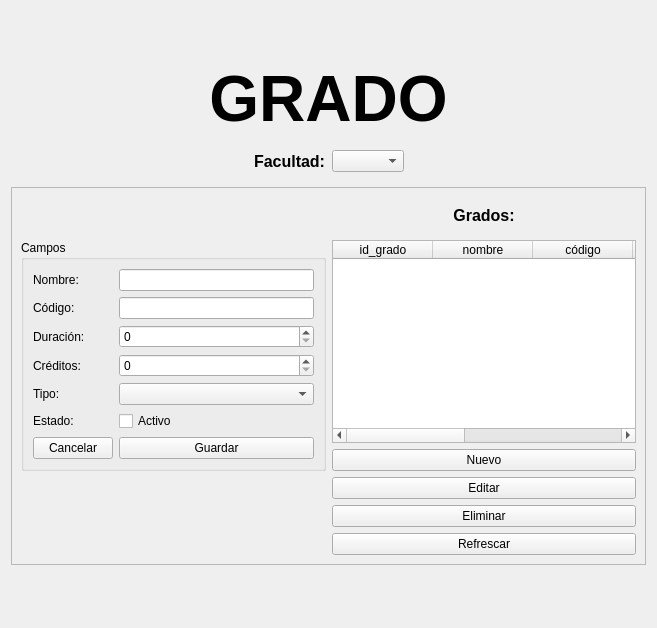
<?xml version="1.0" encoding="UTF-8"?>
<ui version="4.0">
 <class>Form</class>
 <widget class="QWidget" name="Form">
  <property name="geometry">
   <rect>
    <x>0</x>
    <y>0</y>
    <width>657</width>
    <height>628</height>
   </rect>
  </property>
  <property name="windowTitle">
   <string>Form</string>
  </property>
  <layout class="QVBoxLayout" name="verticalLayout">
   <item>
    <spacer name="verticalSpacer_4">
     <property name="orientation">
      <enum>Qt::Orientation::Vertical</enum>
     </property>
     <property name="sizeHint" stdset="0">
      <size>
       <width>20</width>
       <height>40</height>
      </size>
     </property>
    </spacer>
   </item>
   <item>
    <widget class="QLabel" name="lblgrado">
     <property name="font">
      <font>
       <pointsize>48</pointsize>
       <bold>true</bold>
      </font>
     </property>
     <property name="text">
      <string>GRADO</string>
     </property>
     <property name="alignment">
      <set>Qt::AlignmentFlag::AlignCenter</set>
     </property>
    </widget>
   </item>
   <item>
    <widget class="QWidget" name="widget" native="true">
     <layout class="QGridLayout" name="gridLayout_2">
      <item row="0" column="1">
       <widget class="QLabel" name="label_2">
        <property name="font">
         <font>
          <pointsize>12</pointsize>
          <bold>true</bold>
         </font>
        </property>
        <property name="text">
         <string>Facultad:</string>
        </property>
       </widget>
      </item>
      <item row="0" column="0">
       <spacer name="horizontalSpacer">
        <property name="orientation">
         <enum>Qt::Orientation::Horizontal</enum>
        </property>
        <property name="sizeHint" stdset="0">
         <size>
          <width>40</width>
          <height>20</height>
         </size>
        </property>
       </spacer>
      </item>
      <item row="0" column="2">
       <widget class="QComboBox" name="cb_facultad">
        <property name="maximumSize">
         <size>
          <width>200</width>
          <height>200</height>
         </size>
        </property>
       </widget>
      </item>
      <item row="0" column="3">
       <spacer name="horizontalSpacer_2">
        <property name="orientation">
         <enum>Qt::Orientation::Horizontal</enum>
        </property>
        <property name="sizeHint" stdset="0">
         <size>
          <width>40</width>
          <height>20</height>
         </size>
        </property>
       </spacer>
      </item>
     </layout>
    </widget>
   </item>
   <item>
    <widget class="QFrame" name="frame_3">
     <property name="frameShape">
      <enum>QFrame::Shape::StyledPanel</enum>
     </property>
     <property name="frameShadow">
      <enum>QFrame::Shadow::Raised</enum>
     </property>
     <layout class="QGridLayout" name="gridLayout">
      <item row="2" column="5">
       <widget class="QPushButton" name="btn_nuevo">
        <property name="maximumSize">
         <size>
          <width>100000</width>
          <height>16777215</height>
         </size>
        </property>
        <property name="text">
         <string>Nuevo</string>
        </property>
       </widget>
      </item>
      <item row="4" column="5">
       <widget class="QPushButton" name="btn_eliminar">
        <property name="text">
         <string>Eliminar</string>
        </property>
       </widget>
      </item>
      <item row="1" column="5">
       <widget class="QTableWidget" name="tbl_grados">
        <column>
         <property name="text">
          <string>id_grado</string>
         </property>
        </column>
        <column>
         <property name="text">
          <string>nombre</string>
         </property>
        </column>
        <column>
         <property name="text">
          <string>código</string>
         </property>
        </column>
        <column>
         <property name="text">
          <string>duracion (años)</string>
         </property>
        </column>
        <column>
         <property name="text">
          <string>créditos</string>
         </property>
        </column>
        <column>
         <property name="text">
          <string>tipo</string>
         </property>
        </column>
        <column>
         <property name="text">
          <string>estado</string>
         </property>
        </column>
       </widget>
      </item>
      <item row="1" column="1" rowspan="2">
       <widget class="QGroupBox" name="grp_formulario">
        <property name="minimumSize">
         <size>
          <width>200</width>
          <height>200</height>
         </size>
        </property>
        <property name="title">
         <string>Campos</string>
        </property>
        <layout class="QFormLayout" name="formLayout_2">
         <item row="0" column="0">
          <widget class="QLabel" name="label_4">
           <property name="text">
            <string>Nombre:</string>
           </property>
          </widget>
         </item>
         <item row="0" column="1">
          <widget class="QLineEdit" name="txt_nombre"/>
         </item>
         <item row="1" column="0">
          <widget class="QLabel" name="label_5">
           <property name="text">
            <string>Código:</string>
           </property>
          </widget>
         </item>
         <item row="2" column="0">
          <widget class="QLabel" name="label_7">
           <property name="text">
            <string>Duración:</string>
           </property>
          </widget>
         </item>
         <item row="3" column="0">
          <widget class="QLabel" name="label_8">
           <property name="text">
            <string>Créditos:</string>
           </property>
          </widget>
         </item>
         <item row="4" column="0">
          <widget class="QLabel" name="label_6">
           <property name="text">
            <string>Tipo:</string>
           </property>
          </widget>
         </item>
         <item row="5" column="0">
          <widget class="QLabel" name="label_9">
           <property name="text">
            <string>Estado:</string>
           </property>
          </widget>
         </item>
         <item row="1" column="1">
          <widget class="QLineEdit" name="txt_codigo"/>
         </item>
         <item row="2" column="1">
          <widget class="QSpinBox" name="sp_duracion"/>
         </item>
         <item row="3" column="1">
          <widget class="QSpinBox" name="sp_creditos"/>
         </item>
         <item row="4" column="1">
          <widget class="QComboBox" name="cb_tipo">
           <property name="currentIndex">
            <number>-1</number>
           </property>
           <item>
            <property name="text">
             <string>Grado</string>
            </property>
           </item>
           <item>
            <property name="text">
             <string>Doble Grado</string>
            </property>
           </item>
           <item>
            <property name="text">
             <string>Master</string>
            </property>
           </item>
           <item>
            <property name="text">
             <string>Doctorado</string>
            </property>
           </item>
          </widget>
         </item>
         <item row="5" column="1">
          <widget class="QCheckBox" name="chk_activo">
           <property name="text">
            <string>Activo</string>
           </property>
          </widget>
         </item>
         <item row="7" column="1">
          <widget class="QPushButton" name="btn_guardar">
           <property name="text">
            <string>Guardar</string>
           </property>
          </widget>
         </item>
         <item row="7" column="0">
          <widget class="QPushButton" name="btn_cancelar">
           <property name="text">
            <string>Cancelar</string>
           </property>
          </widget>
         </item>
        </layout>
       </widget>
      </item>
      <item row="5" column="5">
       <widget class="QPushButton" name="btn_refrescar">
        <property name="text">
         <string>Refrescar</string>
        </property>
       </widget>
      </item>
      <item row="3" column="5">
       <widget class="QPushButton" name="btn_editar">
        <property name="text">
         <string>Editar</string>
        </property>
       </widget>
      </item>
      <item row="0" column="5">
       <widget class="QWidget" name="widget_2" native="true">
        <layout class="QGridLayout" name="gridLayout_3">
         <item row="0" column="0">
          <widget class="QLabel" name="label_3">
           <property name="maximumSize">
            <size>
             <width>100</width>
             <height>16777215</height>
            </size>
           </property>
           <property name="font">
            <font>
             <pointsize>12</pointsize>
             <bold>true</bold>
            </font>
           </property>
           <property name="text">
            <string>Grados:</string>
           </property>
           <property name="alignment">
            <set>Qt::AlignmentFlag::AlignHCenter|Qt::AlignmentFlag::AlignTop</set>
           </property>
          </widget>
         </item>
        </layout>
       </widget>
      </item>
     </layout>
    </widget>
   </item>
   <item>
    <spacer name="verticalSpacer_3">
     <property name="orientation">
      <enum>Qt::Orientation::Vertical</enum>
     </property>
     <property name="sizeHint" stdset="0">
      <size>
       <width>20</width>
       <height>40</height>
      </size>
     </property>
    </spacer>
   </item>
  </layout>
 </widget>
 <resources/>
 <connections/>
</ui>
